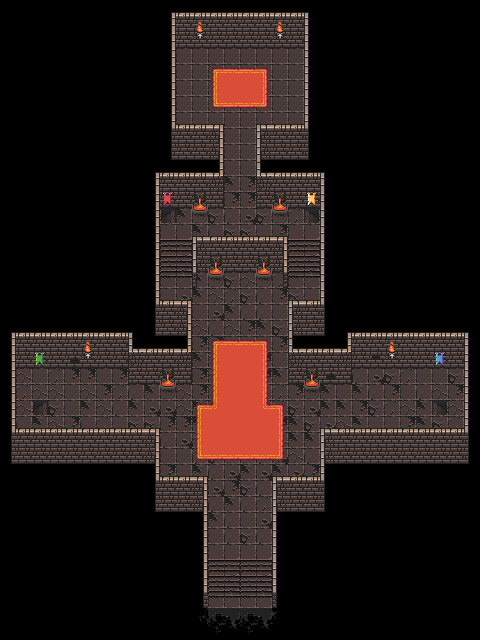

A level layout from a 2D game, rendered from its tile map. Below: a short description, then the map file with tile-grid data replaced by summaries:
An orthogonal 30x40 tile map with 16x16 px tiles, 3 tile layers (back, back_over, over) and 284 objects.

<map version="1.10" tiledversion="1.10.2" orientation="orthogonal" renderorder="right-down" width="30" height="40" tilewidth="16" tileheight="16" infinite="0" nextlayerid="5" nextobjectid="291">
 <tileset firstgid="1" name="tileset" tilewidth="16" tileheight="16" tilecount="2880" columns="64">
  <image source="tileset.png" width="1024" height="720" />
  <tile id="64">
   <animation>
    <frame tileid="64" duration="200" />
    <frame tileid="69" duration="200" />
    <frame tileid="70" duration="200" />
   </animation>
  </tile>
  <tile id="128">
   <animation>
    <frame tileid="128" duration="200" />
    <frame tileid="133" duration="200" />
    <frame tileid="134" duration="200" />
   </animation>
  </tile>
  <tile id="1508">
   <animation>
    <frame tileid="1508" duration="150" />
    <frame tileid="1509" duration="150" />
    <frame tileid="1510" duration="150" />
    <frame tileid="1511" duration="150" />
    <frame tileid="1512" duration="150" />
    <frame tileid="1513" duration="150" />
    <frame tileid="1514" duration="150" />
    <frame tileid="1515" duration="150" />
   </animation>
  </tile>
 </tileset>
 <layer id="1" name="back" width="30" height="40">
  <data>[1200 cells, 328 non-empty, 31 distinct tile ids]</data>
 </layer>
 <layer id="2" name="back_over" width="30" height="40">
  <data>[1200 cells, 78 non-empty, 21 distinct tile ids]</data>
 </layer>
 <layer id="3" name="over" width="30" height="40">
  <data>[1200 cells, 266 non-empty, 17 distinct tile ids]</data>
 </layer>
 <objectgroup id="4" name="wall">
  <object id="1" x="192" y="576" width="16" height="16" />
  <object id="2" x="208" y="608" width="16" height="16" />
  <object id="3" x="224" y="608" width="16" height="16" />
  <object id="4" x="240" y="608" width="16" height="16" />
  <object id="5" x="256" y="608" width="16" height="16" />
  <object id="6" x="192" y="592" width="16" height="16" />
  <object id="7" x="272" y="576" width="16" height="16" />
  <object id="8" x="272" y="592" width="16" height="16" />
  <object id="9" x="272" y="608" width="16" height="16" />
  <object id="10" x="192" y="608" width="16" height="16" />
  <object id="11" x="208" y="624" width="16" height="16" />
  <object id="12" x="224" y="624" width="16" height="16" />
  <object id="13" x="240" y="624" width="16" height="16" />
  <object id="14" x="256" y="624" width="16" height="16" />
  <object id="15" x="272" y="528" width="16" height="16" />
  <object id="16" x="272" y="544" width="16" height="16" />
  <object id="17" x="272" y="560" width="16" height="16" />
  <object id="18" x="272" y="480" width="16" height="16" />
  <object id="19" x="272" y="496" width="16" height="16" />
  <object id="20" x="272" y="512" width="16" height="16" />
  <object id="21" x="320" y="448" width="16" height="16" />
  <object id="22" x="320" y="464" width="16" height="16" />
  <object id="23" x="320" y="480" width="16" height="16" />
  <object id="24" x="464" y="400" width="16" height="16" />
  <object id="25" x="464" y="416" width="16" height="16" />
  <object id="26" x="464" y="432" width="16" height="16" />
  <object id="27" x="464" y="368" width="16" height="16" />
  <object id="28" x="464" y="384" width="16" height="16" />
  <object id="29" x="336" y="336" width="16" height="16" />
  <object id="30" x="336" y="352" width="16" height="16" />
  <object id="31" x="352" y="336" width="16" height="16" />
  <object id="32" x="352" y="352" width="16" height="16" />
  <object id="33" x="368" y="336" width="16" height="16" />
  <object id="34" x="368" y="352" width="16" height="16" />
  <object id="35" x="384" y="336" width="16" height="16" />
  <object id="36" x="384" y="352" width="16" height="16" />
  <object id="37" x="400" y="336" width="16" height="16" />
  <object id="38" x="400" y="352" width="16" height="16" />
  <object id="39" x="416" y="336" width="16" height="16" />
  <object id="40" x="416" y="352" width="16" height="16" />
  <object id="41" x="432" y="336" width="16" height="16" />
  <object id="42" x="432" y="352" width="16" height="16" />
  <object id="43" x="448" y="336" width="16" height="16" />
  <object id="44" x="448" y="352" width="16" height="16" />
  <object id="45" x="464" y="336" width="16" height="16" />
  <object id="46" x="464" y="352" width="16" height="16" />
  <object id="47" x="320" y="432" width="16" height="16" />
  <object id="48" x="336" y="432" width="16" height="16" />
  <object id="49" x="352" y="432" width="16" height="16" />
  <object id="50" x="368" y="432" width="16" height="16" />
  <object id="51" x="384" y="432" width="16" height="16" />
  <object id="52" x="448" y="432" width="16" height="16" />
  <object id="53" x="288" y="480" width="16" height="16" />
  <object id="54" x="304" y="480" width="16" height="16" />
  <object id="55" x="32" y="336" width="16" height="16" />
  <object id="56" x="32" y="352" width="16" height="16" />
  <object id="57" x="48" y="336" width="16" height="16" />
  <object id="58" x="48" y="352" width="16" height="16" />
  <object id="59" x="64" y="336" width="16" height="16" />
  <object id="60" x="64" y="352" width="16" height="16" />
  <object id="61" x="80" y="336" width="16" height="16" />
  <object id="62" x="80" y="352" width="16" height="16" />
  <object id="63" x="96" y="336" width="16" height="16" />
  <object id="64" x="96" y="352" width="16" height="16" />
  <object id="65" x="112" y="336" width="16" height="16" />
  <object id="66" x="112" y="352" width="16" height="16" />
  <object id="67" x="128" y="336" width="16" height="16" />
  <object id="68" x="128" y="352" width="16" height="16" />
  <object id="69" x="16" y="336" width="16" height="16" />
  <object id="70" x="16" y="352" width="16" height="16" />
  <object id="71" x="0" y="336" width="16" height="16" />
  <object id="72" x="0" y="352" width="16" height="16" />
  <object id="73" x="0" y="368" width="16" height="16" />
  <object id="74" x="0" y="384" width="16" height="16" />
  <object id="75" x="0" y="400" width="16" height="16" />
  <object id="76" x="0" y="416" width="16" height="16" />
  <object id="77" x="16" y="432" width="16" height="16" />
  <object id="78" x="0" y="432" width="16" height="16" />
  <object id="79" x="144" y="432" width="16" height="16" />
  <object id="80" x="32" y="432" width="16" height="16" />
  <object id="81" x="48" y="432" width="16" height="16" />
  <object id="82" x="64" y="432" width="16" height="16" />
  <object id="83" x="80" y="432" width="16" height="16" />
  <object id="84" x="96" y="432" width="16" height="16" />
  <object id="85" x="112" y="432" width="16" height="16" />
  <object id="86" x="128" y="432" width="16" height="16" />
  <object id="87" x="144" y="448" width="16" height="16" />
  <object id="88" x="144" y="464" width="16" height="16" />
  <object id="89" x="144" y="480" width="16" height="16" />
  <object id="90" x="160" y="480" width="16" height="16" />
  <object id="91" x="176" y="480" width="16" height="16" />
  <object id="92" x="192" y="528" width="16" height="16" />
  <object id="93" x="192" y="544" width="16" height="16" />
  <object id="94" x="192" y="480" width="16" height="16" />
  <object id="95" x="192" y="496" width="16" height="16" />
  <object id="96" x="192" y="512" width="16" height="16" />
  <object id="97" x="192" y="560" width="16" height="16" />
  <object id="98" x="368" y="320" width="16" height="16" />
  </objectgroup>
</map>
<!-- 186 of 284 objects omitted -->
